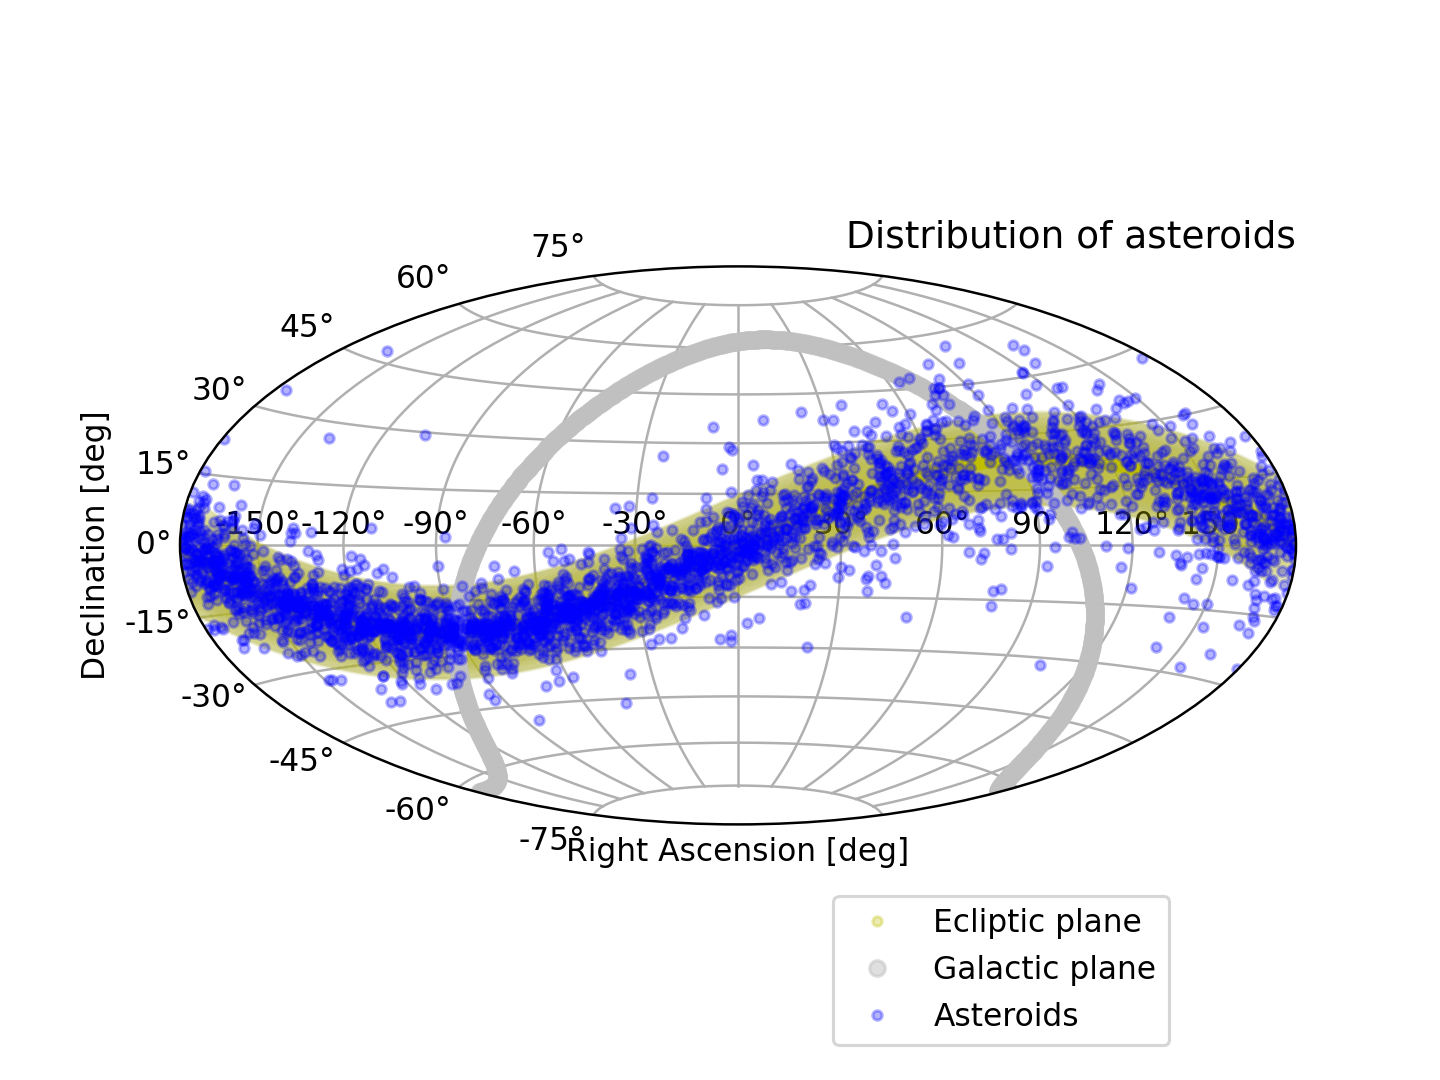

The script that saved this image:
#!/usr/pkg/bin/python3.9

#
# Time-stamp: <2022/11/20 20:18:06 (CST) daisuke>
#

# importing numpy module
import numpy

# importing astropy module
import astropy.coordinates
import astropy.time
import astropy.units

# importing astroquery module
import astroquery.jplhorizons

# importing matplotlib module
import matplotlib.figure
import matplotlib.backends.backend_agg

# output file name
file_output = 'ai202209_s10_00_15.png'

# units
u_deg = astropy.units.degree

# date/time
date = astropy.time.Time ('2023-01-01 00:00:00')

# number of asteroids to get position
n_asteroids = 3000

# making empty numpy arrays for storing data
data_ra_deg  = numpy.array ([])
data_dec_deg = numpy.array ([])

# processing for each asteroid
for i in range (1, n_asteroids + 1):
    # set-up a query for JPL Horizons
    query = astroquery.jplhorizons.Horizons (id=f"{i}", \
                                             id_type='smallbody', \
                                             epochs=date.jd)

    # fetching ephemeris of asteroid
    eph = query.ephemerides ()

    # priting RA and Dec of asteroid
    print (f"{eph['targetname'][0]:24s}:" \
           + f" (RA, Dec) = ({eph['RA'][0]:8.4f} deg," \
           + f" {eph['DEC'][0]:+8.4f} deg)")

    # RA in deg
    ra_deg = eph['RA'][0]
    if (ra_deg > 180.0):
        ra_deg -= 360.0

    # Dec in deg
    dec_deg = eph['DEC'][0]

    # appending data to numpy arrays
    data_ra_deg   = numpy.append (data_ra_deg, ra_deg)
    data_dec_deg = numpy.append (data_dec_deg, dec_deg)

# ecliptic plane
ecl_lon = numpy.linspace (0.001, 359.999, 1000) * u_deg
ecl_lat = numpy.zeros (1000) * u_deg
ecl_coord = astropy.coordinates.GeocentricMeanEcliptic (lon=ecl_lon, \
                                                        lat=ecl_lat, \
                                                        obstime=date)
ecl_ra  = ecl_coord.transform_to (astropy.coordinates.ICRS) \
                   .ra.wrap_at (180.0 * u_deg).radian
ecl_dec = ecl_coord.transform_to (astropy.coordinates.ICRS).dec.radian

# galactic plane
gal_lon = numpy.linspace (0.001, 359.999, 1000) * u_deg
gal_lat = numpy.zeros (1000) * u_deg
gal_coord = astropy.coordinates.Galactic (l=gal_lon, \
                                          b=gal_lat)
gal_ra  = gal_coord.transform_to (astropy.coordinates.ICRS) \
                   .ra.wrap_at (180.0 * u_deg).radian
gal_dec = gal_coord.transform_to (astropy.coordinates.ICRS).dec.radian

# making objects "fig" and "ax"
fig    = matplotlib.figure.Figure ()
canvas = matplotlib.backends.backend_agg.FigureCanvasAgg (fig)
ax     = fig.add_subplot (111, projection='hammer')

# axes
ax.grid ()
ax.set_xlabel ('Right Ascension [deg]')
ax.set_ylabel ('Declination [deg]')

# title
text_title = f"Distribution of asteroids"
ax.set_title (text_title, loc='right')

# plotting data
ax.plot (ecl_ra, ecl_dec, \
         linestyle='None', marker='o', color='y', markersize=3, alpha=0.3, \
         label='Ecliptic plane')
ax.plot (ecl_ra, ecl_dec, \
         linestyle='None', marker='o', color='y', markersize=30, alpha=0.01)
ax.plot (gal_ra, gal_dec, \
         linestyle='None', marker='o', color='silver', markersize=5, \
         alpha=0.5, label='Galactic plane')
ax.plot (numpy.deg2rad (data_ra_deg), numpy.deg2rad (data_dec_deg), \
         linestyle='None', marker='o', color='b', markersize=3, alpha=0.3, \
         label='Asteroids')
ax.legend (bbox_to_anchor=(0.9, -0.1))

# saving file
fig.savefig (file_output, dpi=225)
